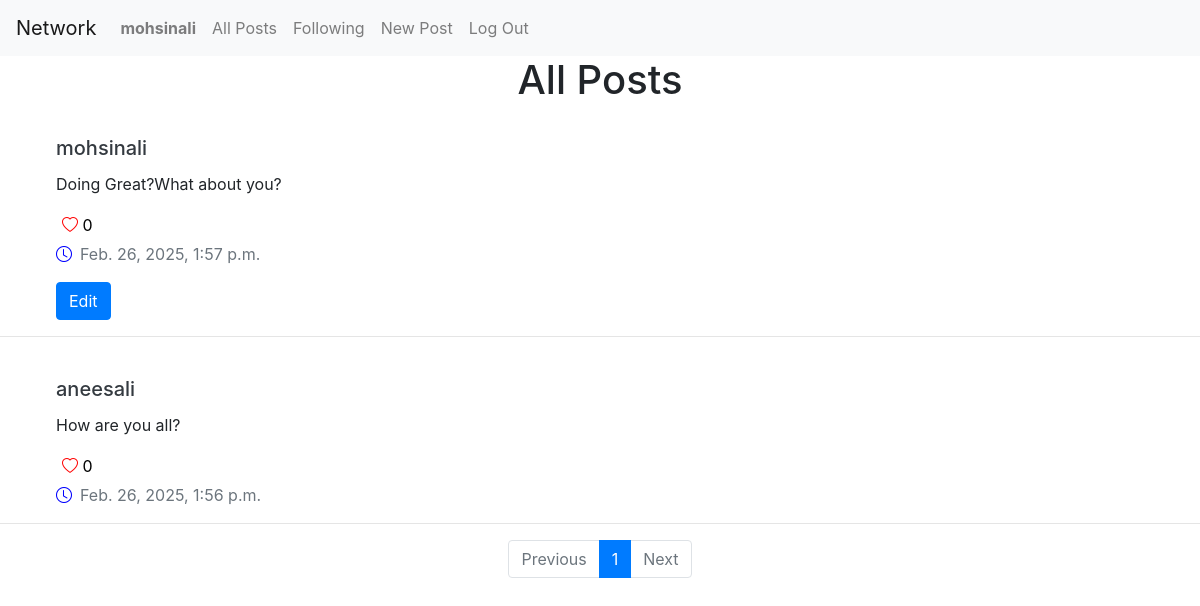
Page / (signed in) on the committed database.
### network/models.py (models this page shows)
class User(AbstractUser):
    pass

class Posts(models.Model):
    user=models.ForeignKey(User,on_delete=models.CASCADE,related_name="posts")
    content=models.TextField(max_length=350)
    likes=models.ManyToManyField(User,related_name="liked_posts",null=True)
    timestamp=models.DateTimeField(auto_now_add=True)
    @property
    def likes_count(self):
        return self.likes.count()

### network/views.py (the view)
# urls.py: path("", views.index, name="index"),
def index(request):
    posts=Posts.objects.all().order_by('-timestamp')
    paginator=Paginator(posts,10)
    page_num=request.GET.get('page')
    page_obj=paginator.get_page(page_num)
    return render(request, "network/index.html",{
        "posts":page_obj
    })

### network/templates/network/index.html (shortened to what this page needs)
{% extends "network/layout.html" %}
{% block body %}
    <div class="text-center">
        <h1>All Posts</h1>
        </div>
    {% if posts %}
    <ul class="list-unstyled">
    {% for post in posts %}
  <br>
<div class="ml-5">
    <li class="ml-2">
            <h5 class="card-title" type="submit"><a href="{% url 'profile' user_id=post.user.id %}" class="text-decoration-none text-dark">{{ post.user }}</a></h5>
            <p class="card-text" id="content-{{post.id}}">{{ post.content }}</p>
            <button class="like-btn ms-1 mb-1" data-post-id="{{post.id}}" style="border:none;background:transparent">
                <i class="bi bi-heart {% if request.user in post.likes.all%}-fill{% endif %}" style="color:red"></i>
                <span id="like-count-{{post.id}}">{{post.likes_count}}</span>
            </button>
            <p class="card-text text-muted"><i class="bi bi-clock mr-2" style="color:blue"></i>{{ post.timestamp }}</p>
            {% if post.user == request.user %}
            <button class="edit-btn btn btn-primary"  data-post-id="{{post.id}}">Edit</button>
            {% endif %}
    </li></div><hr>
    {% endfor %}
    </ul>
    {% endif %}
    <nav >
        <ul class="pagination justify-content-center">
            {% if posts.has_previous %}
            <li class="page-item">
                <a class="page-link" href="?page={{posts.previous_page_number}}">Previous</a>
            </li>
            {% else %}
            <li class="page-item disabled">
                <a class="page-link" tabindex="-1">Previous</a>
            </li>
            {% endif %}
            <li class="page-item active">
                <a class="page-link" href="#">{{posts.number}}</a>
            </li>
            {% if posts.has_next %}
            <li class="page-item">
                <a class="page-link" href="?page={{posts.next_page_number}}">Next</a>
            </li>
            {% else %}
            <li class="page-item disabled">
                <a class="page-link" tabindex="-1">Next</a>
            </li>
            {% endif %}
        </ul>
    </nav>
{% endblock %}

### network/templates/network/layout.html (shortened to what this page needs)
{% load static %}
<!DOCTYPE html>
<html lang="en">
    <head>
        <link rel="stylesheet" href="https://stackpath.bootstrapcdn.com/bootstrap/4.4.1/css/bootstrap.min.css">
        <link rel="stylesheet" href="https://cdn.jsdelivr.net/npm/bootstrap-icons/font/bootstrap-icons.css">
        <link href="{% static 'network/styles.css' %}" rel="stylesheet">
    </head>
    <body>
        <nav class="navbar navbar-expand-lg navbar-light bg-light">
            <a class="navbar-brand" href="#">Network</a>
            <div>
              <ul class="navbar-nav mr-auto">
                {% if user.is_authenticated %}
                    <li class="nav-item">
                        <a class="nav-link" href="#"><strong>{{ user.username }}</strong></a>
                    </li>
                {% endif %}
                <li class="nav-item">
                  <a class="nav-link" href="{% url 'index' %}">All Posts</a>
                </li>
                {% if user.is_authenticated %}
                    <li class="nav-item">
                        <a class="nav-link" href="{% url 'following' %}">Following</a>
                    </li>
                    <li class="nav-item">
                        <a class="nav-link" href="{% url 'newpost' %}">New Post</a>
                    </li>
                    <li class="nav-item">
                        <a class="nav-link" href="{% url 'logout' %}">Log Out</a>
                    </li>
                {% endif %}
              </ul>
            </div>
          </nav>
        <div class="body">
            {% block body %}
            {% endblock %}
        </div>
    </body>
</html>

### rows in the picture
User: username "mohsinali"
Posts: user "mohsinali", content "Doing Great?What about you?", likes_count "0", timestamp "Feb. 26, 2025, 1:57 p.m."
Posts: user "aneesali", content "How are you all?", likes_count "0", timestamp "Feb. 26, 2025, 1:56 p.m."

### other values in the picture
{{ posts.number }} "1"
